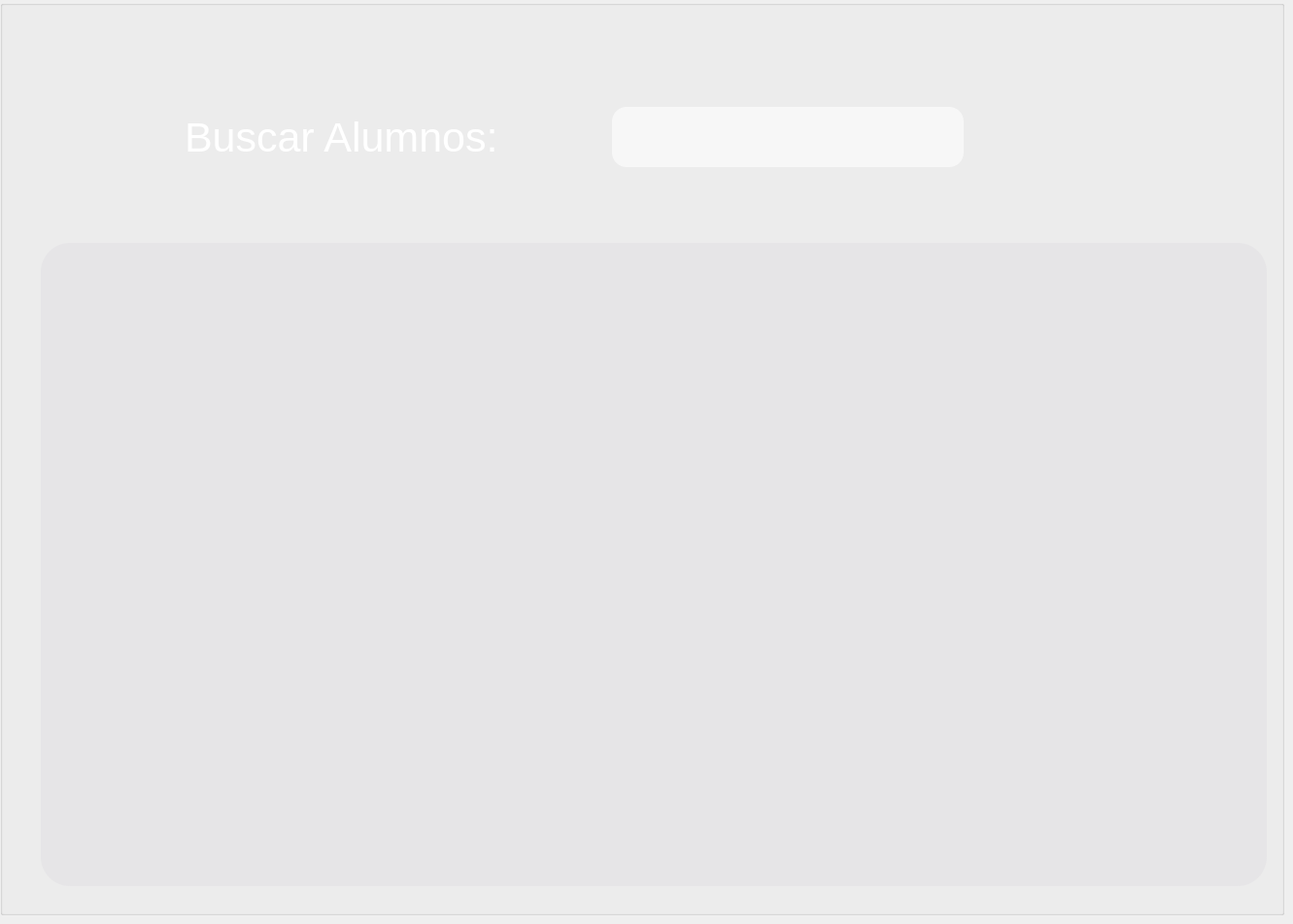
       <widget class="QWidget" name="Estudiantes">
        <widget class="QGroupBox" name="groupBox_3">
         <property name="geometry">
          <rect>
           <x>0</x>
           <y>0</y>
           <width>1322</width>
           <height>942</height>
          </rect>
         </property>
         <property name="font">
          <font>
           <pointsize>16</pointsize>
          </font>
         </property>
         <property name="title">
          <string/>
         </property>
         <widget class="QTableView" name="Alumnos">
          <property name="geometry">
           <rect>
            <x>42</x>
            <y>250</y>
            <width>1262</width>
            <height>662</height>
           </rect>
          </property>
          <property name="font">
           <font>
            <pointsize>14</pointsize>
           </font>
          </property>
          <property name="styleSheet">
           <string notr="true">QTableView {

border-radius: 30px;
background: rgba(224, 222, 225, 120);
selection-background-color: rgba(143, 141, 161, 204);
selection-color: rgb(243, 241, 244);
}

QHeaderView::section {
font: 14pt;
height: 30px;
background: rgb(240, 238, 241);
border-radius: 20px;
}
</string>
          </property>
         </widget>
         <widget class="QLabel" name="label">
          <property name="geometry">
           <rect>
            <x>0</x>
            <y>0</y>
            <width>1331</width>
            <height>221</height>
           </rect>
          </property>
          <property name="styleSheet">
           <string notr="true">border-image: url(:/Imagenes/Profesor/barra.png);</string>
          </property>
          <property name="text">
           <string/>
          </property>
         </widget>
         <widget class="QLineEdit" name="Buscar">
          <property name="geometry">
           <rect>
            <x>630</x>
            <y>110</y>
            <width>362</width>
            <height>62</height>
           </rect>
          </property>
          <property name="styleSheet">
           <string notr="true">QLineEdit {
background: rgba(255, 255, 255, 150);
border-radius: 15px;
color: black;
font-size: 30px;
}
</string>
          </property>
         </widget>
         <widget class="QLabel" name="label_3">
          <property name="geometry">
           <rect>
            <x>1030</x>
            <y>100</y>
            <width>101</width>
            <height>82</height>
           </rect>
          </property>
          <property name="styleSheet">
           <string notr="true">border-image: url(:/Imagenes/Profesor/buscar.png);
background-color: transparent;</string>
          </property>
          <property name="text">
           <string/>
          </property>
         </widget>
         <widget class="QLabel" name="label_4">
          <property name="geometry">
           <rect>
            <x>190</x>
            <y>110</y>
            <width>422</width>
            <height>62</height>
           </rect>
          </property>
          <property name="font">
           <font>
            <family>MS Shell Dlg 2</family>
            <pointsize>32</pointsize>
            <weight>10</weight>
            <italic>false</italic>
            <bold>false</bold>
           </font>
          </property>
          <property name="styleSheet">
           <string notr="true">background-color: transparent;
color:white;
font: 80 32pt &quot;MS Shell Dlg 2&quot;;</string>
          </property>
          <property name="text">
           <string>Buscar Alumnos:</string>
          </property>
         </widget>
        </widget>
       </widget>
